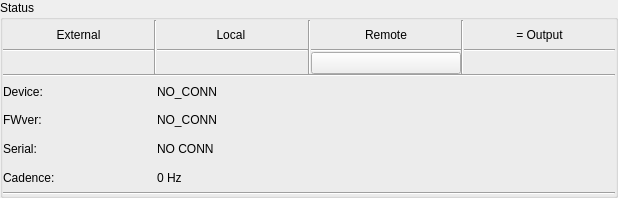
<?xml version="1.0" encoding="UTF-8"?>
<ui version="4.0">
 <class>Status</class>
 <widget class="QWidget" name="Status">
  <property name="geometry">
   <rect>
    <x>0</x>
    <y>0</y>
    <width>618</width>
    <height>198</height>
   </rect>
  </property>
  <property name="windowTitle">
   <string>Form</string>
  </property>
  <layout class="QGridLayout" name="gridLayout">
   <property name="margin">
    <number>0</number>
   </property>
   <property name="spacing">
    <number>0</number>
   </property>
   <item row="0" column="0">
    <widget class="QGroupBox" name="groupBox_3">
     <property name="title">
      <string>Status</string>
     </property>
     <layout class="QHBoxLayout" name="horizontalLayout_3">
      <property name="spacing">
       <number>0</number>
      </property>
      <property name="margin">
       <number>0</number>
      </property>
      <item>
       <layout class="QGridLayout" name="gridLayout_3">
        <property name="horizontalSpacing">
         <number>0</number>
        </property>
        <item row="5" column="2">
         <widget class="QLabel" name="lbl_dev_name">
          <property name="text">
           <string>NO_CONN</string>
          </property>
         </widget>
        </item>
        <item row="5" column="0">
         <widget class="QLabel" name="lbl_model_lbl">
          <property name="text">
           <string>Device:</string>
          </property>
         </widget>
        </item>
        <item row="1" column="6">
         <widget class="QLabel" name="label_4">
          <property name="text">
           <string>= Output</string>
          </property>
          <property name="alignment">
           <set>Qt::AlignCenter</set>
          </property>
         </widget>
        </item>
        <item row="1" column="2">
         <widget class="QLabel" name="lbl_local">
          <property name="text">
           <string>Local </string>
          </property>
          <property name="alignment">
           <set>Qt::AlignCenter</set>
          </property>
         </widget>
        </item>
        <item row="6" column="2">
         <widget class="QLabel" name="lbl_fw_ver">
          <property name="text">
           <string>NO_CONN</string>
          </property>
         </widget>
        </item>
        <item row="7" column="0">
         <widget class="QLabel" name="lbl_serial_lbl">
          <property name="text">
           <string>Serial:</string>
          </property>
         </widget>
        </item>
        <item row="1" column="1" rowspan="3">
         <widget class="Line" name="line_3">
          <property name="orientation">
           <enum>Qt::Vertical</enum>
          </property>
         </widget>
        </item>
        <item row="1" column="5" rowspan="3">
         <widget class="Line" name="line_5">
          <property name="orientation">
           <enum>Qt::Vertical</enum>
          </property>
         </widget>
        </item>
        <item row="1" column="0">
         <widget class="QLabel" name="lbl_external">
          <property name="text">
           <string>External</string>
          </property>
          <property name="alignment">
           <set>Qt::AlignCenter</set>
          </property>
         </widget>
        </item>
        <item row="1" column="4">
         <widget class="QLabel" name="lbl_remote">
          <property name="text">
           <string>Remote</string>
          </property>
          <property name="alignment">
           <set>Qt::AlignCenter</set>
          </property>
         </widget>
        </item>
        <item row="3" column="6">
         <widget class="QLabel" name="lbl_output_icon">
          <property name="text">
           <string/>
          </property>
          <property name="pixmap">
           <pixmap resource="icons.qrc">:/icons/enabled_false.png</pixmap>
          </property>
          <property name="alignment">
           <set>Qt::AlignCenter</set>
          </property>
         </widget>
        </item>
        <item row="6" column="0">
         <widget class="QLabel" name="lbl_fwver_lbl">
          <property name="text">
           <string>FWver:  </string>
          </property>
         </widget>
        </item>
        <item row="2" column="4">
         <widget class="Line" name="line_7">
          <property name="orientation">
           <enum>Qt::Horizontal</enum>
          </property>
         </widget>
        </item>
        <item row="2" column="0">
         <widget class="Line" name="line_2">
          <property name="orientation">
           <enum>Qt::Horizontal</enum>
          </property>
         </widget>
        </item>
        <item row="2" column="6">
         <widget class="Line" name="line_8">
          <property name="orientation">
           <enum>Qt::Horizontal</enum>
          </property>
         </widget>
        </item>
        <item row="1" column="3" rowspan="3">
         <widget class="Line" name="line_4">
          <property name="orientation">
           <enum>Qt::Vertical</enum>
          </property>
         </widget>
        </item>
        <item row="2" column="2">
         <widget class="Line" name="line_6">
          <property name="orientation">
           <enum>Qt::Horizontal</enum>
          </property>
         </widget>
        </item>
        <item row="3" column="4">
         <layout class="QHBoxLayout" name="horizontalLayout">
          <property name="spacing">
           <number>0</number>
          </property>
          <item>
           <widget class="QPushButton" name="push_REN">
            <property name="sizePolicy">
             <sizepolicy hsizetype="Minimum" vsizetype="Fixed">
              <horstretch>0</horstretch>
              <verstretch>0</verstretch>
             </sizepolicy>
            </property>
            <property name="icon">
             <iconset resource="icons.qrc">
              <normaloff>:/icons/enabled_false.png</normaloff>
              <normalon>:/icons/enabled_true.png</normalon>:/icons/enabled_false.png</iconset>
            </property>
            <property name="checkable">
             <bool>true</bool>
            </property>
           </widget>
          </item>
         </layout>
        </item>
        <item row="10" column="0" colspan="7">
         <widget class="Line" name="line">
          <property name="orientation">
           <enum>Qt::Horizontal</enum>
          </property>
         </widget>
        </item>
        <item row="3" column="0">
         <widget class="QLabel" name="lbl_external_icon">
          <property name="text">
           <string/>
          </property>
          <property name="pixmap">
           <pixmap resource="icons.qrc">:/icons/enabled_false.png</pixmap>
          </property>
          <property name="alignment">
           <set>Qt::AlignCenter</set>
          </property>
         </widget>
        </item>
        <item row="7" column="2">
         <widget class="QLabel" name="lbl_serial_num">
          <property name="text">
           <string>NO CONN</string>
          </property>
         </widget>
        </item>
        <item row="3" column="2">
         <widget class="QLabel" name="lbl_local_icon">
          <property name="text">
           <string/>
          </property>
          <property name="pixmap">
           <pixmap resource="icons.qrc">:/icons/enabled_false.png</pixmap>
          </property>
          <property name="alignment">
           <set>Qt::AlignCenter</set>
          </property>
         </widget>
        </item>
        <item row="4" column="0" colspan="7">
         <widget class="Line" name="line_9">
          <property name="orientation">
           <enum>Qt::Horizontal</enum>
          </property>
         </widget>
        </item>
        <item row="5" column="5" rowspan="4" colspan="2">
         <layout class="QHBoxLayout" name="horizontalLayout_2">
          <property name="margin">
           <number>3</number>
          </property>
          <item>
           <widget class="QLabel" name="lbl_laser_warning">
            <property name="enabled">
             <bool>false</bool>
            </property>
            <property name="sizePolicy">
             <sizepolicy hsizetype="MinimumExpanding" vsizetype="Preferred">
              <horstretch>0</horstretch>
              <verstretch>0</verstretch>
             </sizepolicy>
            </property>
            <property name="maximumSize">
             <size>
              <width>64</width>
              <height>64</height>
             </size>
            </property>
            <property name="text">
             <string/>
            </property>
            <property name="pixmap">
             <pixmap resource="icons.qrc">:/icons/laser_warning.svg</pixmap>
            </property>
            <property name="scaledContents">
             <bool>true</bool>
            </property>
            <property name="alignment">
             <set>Qt::AlignCenter</set>
            </property>
           </widget>
          </item>
         </layout>
        </item>
        <item row="8" column="2">
         <widget class="QLabel" name="lbl_fps">
          <property name="text">
           <string>0 Hz</string>
          </property>
         </widget>
        </item>
        <item row="8" column="0">
         <widget class="QLabel" name="lbl_fps_lbl">
          <property name="text">
           <string>Cadence:</string>
          </property>
         </widget>
        </item>
       </layout>
      </item>
     </layout>
    </widget>
   </item>
  </layout>
 </widget>
 <resources>
  <include location="icons.qrc"/>
 </resources>
 <connections/>
</ui>
